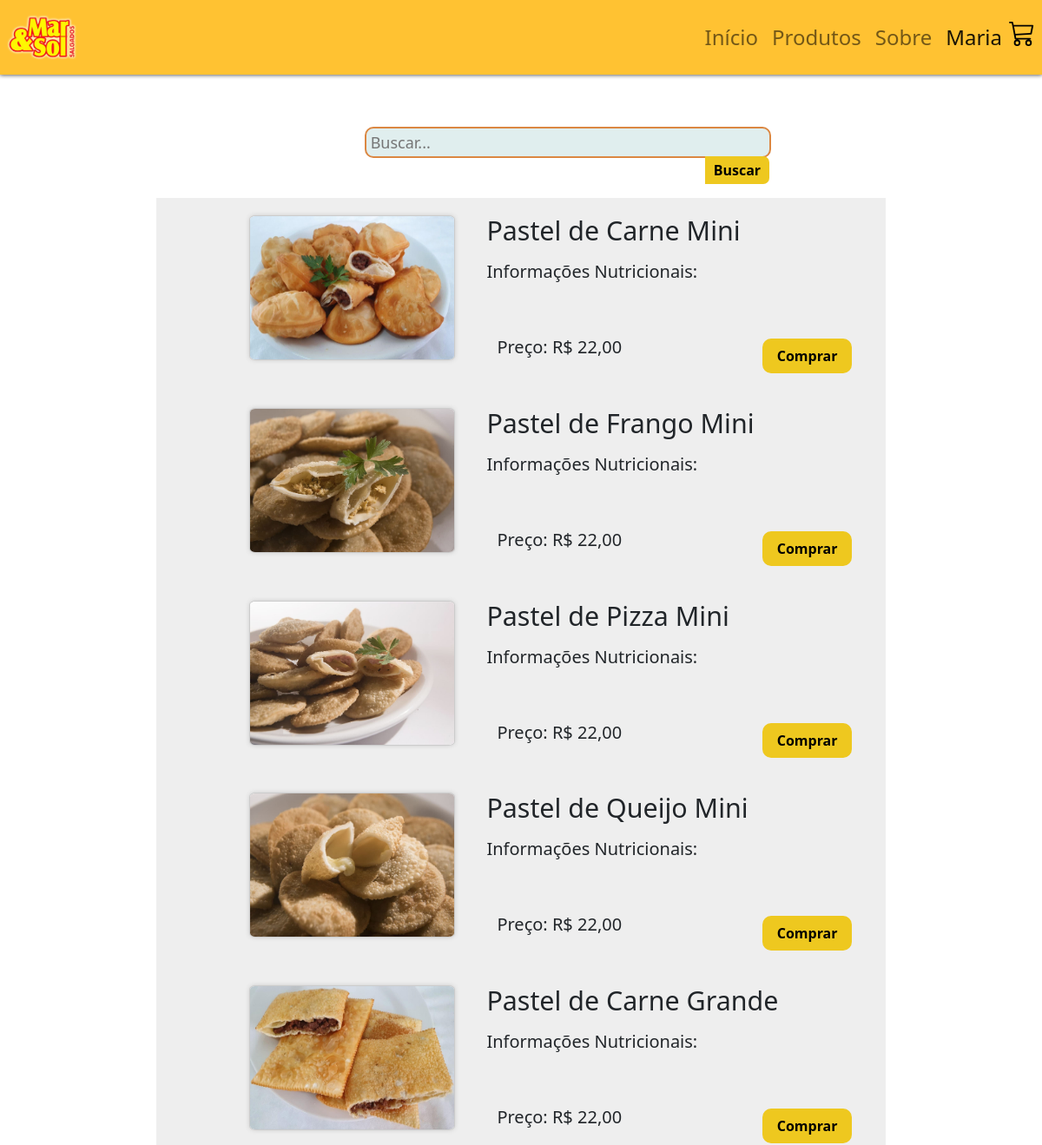
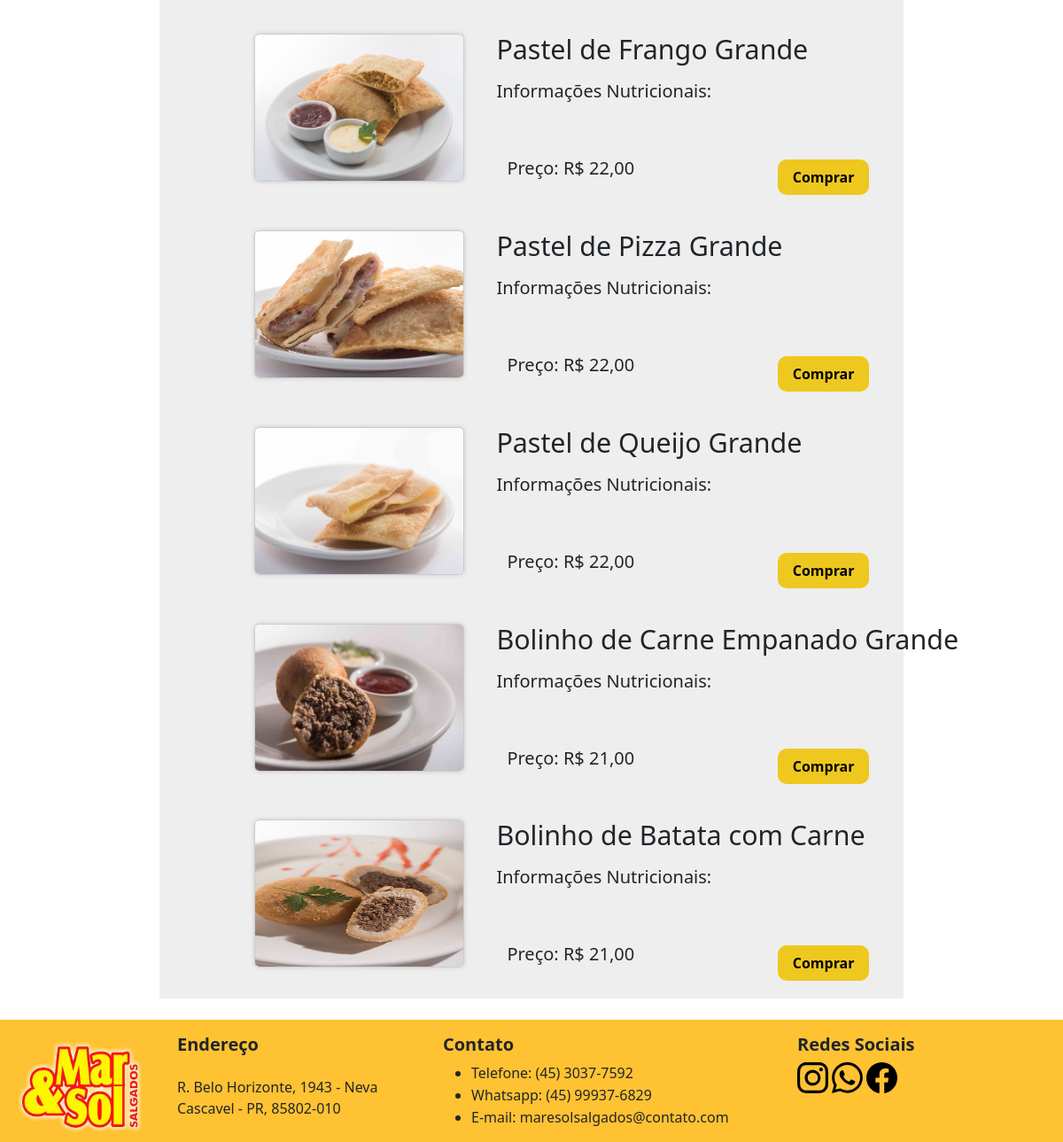
The page /PHP/Home/product.php (signed in) on the database its author committed (2 pictures, top to bottom).
### tables this page shows
CREATE TABLE produtos (
    idproduto INT NOT NULL PRIMARY KEY AUTO_INCREMENT,
    nomeproduto VARCHAR(100) NOT NULL,
    peso FLOAT(5,2) NOT NULL,
    preco FLOAT(5,2) NOT NULL,
    imagem VARCHAR(200),                                            
    info TEXT(500),
    fk_idcategoria INT NOT NULL,
    status CHAR(1) DEFAULT('A') CHECK (status IN ('A' , 'I')),
    FOREIGN KEY (fk_idcategoria) REFERENCES categorias(idcategoria)
);

### PHP/Home/product.php (the view, shortened to what this page needs)
<?php
$pdo = conectar();
?>
<!DOCTYPE html>
<html lang="pt-br">
<head>
    <link href="https://cdn.jsdelivr.net/npm/bootstrap@5.2.0-beta1/dist/css/bootstrap.min.css" rel="stylesheet">
    <link rel="stylesheet" type="text/css" href="../../CSS/style-product.css">
</head>
<body>
    <?php include("../class/header.php"); ?>
    <main>
        <div class="corpo">
            <div class="divBusca">
                <form method="POST">
                    <input type="text" class="txtBusca" id="busca" name="busca" placeholder="Buscar..." />
                    <button class="btnBusca" name="btnBusca" type="submit">Buscar</button>
                </form>
            </div>
        </div>
        <?php
        if (isset($_POST['btnBusca'])) {
            $busca    = isset($_POST['busca']) ? $_POST['busca'] : ' ';
            $sql = "SELECT * FROM produtos WHERE nomeproduto LIKE ?";
            $stmt = $pdo->prepare($sql);
            $buscaGeral = '%' . $busca . '%';
            $stmt->bindParam(1, $buscaGeral);
        } else {
            $sql = "SELECT * FROM produtos LIMIT 10";
            $stmt = $pdo->prepare($sql);
        }
        $stmt->execute();
        $produto = $stmt->fetchAll();
        ?>
        <br><br><br><br>
        <ul class="produtos">
            <?php foreach ($produto as $p) { ?>
                <li class="produto">
                    <img src="../../IMG/food/<?php echo $p['imagem']; ?>" alt="<?php echo $p['nomeproduto']; ?>" width="300px" height="167px">
                    <h1 class="product-text"><?php echo $p['nomeproduto']; ?></h1>
                    <p class="product-text">Informações Nutricionais: <? echo $p['info']; ?> </p>
                    <h2 class="product-text">Preço: R$ <?php echo number_format($p['preco'], 2, ',', ''); ?></h2>
                    <button class="btnComprar" name="btnComprar" type="submit" onclick="window.location.href = 'carrinho.php?ac=add&id=<?php echo $p['idproduto']; ?>'">Comprar</button>
                </li>
            <?php } ?>
        </ul>
    </main>
    <?php include("../class/footer.php");
    exit(); ?>

### CSS/style-product.css (style rules this page uses)
.produtos { padding-left: 1%; width: 70%; margin: 0 auto; background-color: #eeeeee; margin-bottom: 2%; }
.produto { padding-left: 225px; display: flex; width: 100%; vertical-align: top; margin: 0 1.5%; padding: 20px 20px; box-sizing: border-box; border-radius: 10px; }
.produto img { margin-left: 8%; margin-right: 1%; background: #fff; border: 1px solid #ccc; border-radius: 3%; box-shadow: 0 0 5px #ccc; width: 30%; }
.produto p { display: block; margin: 50px 28%; position:absolute; height: 50px; font-size: 20px; }
.produto h2 { display: block; margin: 140px 29%; position:absolute; font-size: 20px; }
.produto h1 { position: absolute; margin-left: 28%; display: block; height: 50px; font-size: 190%; }
.divBusca { background-color:#E0EEEE; border:solid 2px #db8742; border-radius:10px; width:60%; height:36px; }
.txtBusca { float:left; background-color:transparent; padding-left:1%; font-size:18px; border:none; height:32px; width:425px; }
.btnBusca { border:none; float:right; height:32px; border-radius:0 7px 7px 0; width:16%; font-weight:bold; background:#eec81f; }
.corpo { margin: 5% 0 -70px 35%; }
.btnComprar { border-radius: 10px; border:none; height:40px; width:13%; font-weight:bold; display: block; background:#eec81f; margin-left: 44%; margin-top: 18%; }

### rows shown on the page
produtos: imagem (picture), nomeproduto "Pastel de Carne Mini", preco "22,00"
produtos: imagem (picture), nomeproduto "Pastel de Frango Mini", preco "22,00"
produtos: imagem (picture), nomeproduto "Pastel de Pizza Mini", preco "22,00"
produtos: imagem (picture), nomeproduto "Pastel de Queijo Mini", preco "22,00"
produtos: imagem (picture), nomeproduto "Pastel de Carne Grande", preco "22,00"
produtos: imagem (picture), nomeproduto "Pastel de Frango Grande", preco "22,00"
produtos: imagem (picture), nomeproduto "Pastel de Pizza Grande", preco "22,00"
produtos: imagem (picture), nomeproduto "Pastel de Queijo Grande", preco "22,00"
produtos: imagem (picture), nomeproduto "Bolinho de Carne Empanado Grande", preco "21,00"
produtos: imagem (picture), nomeproduto "Bolinho de Batata com Carne", preco "21,00"

### other values the page prints
$_SESSION['usuario'] "Maria"
